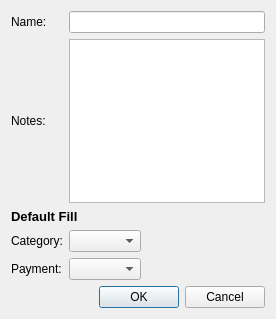
<?xml version="1.0" encoding="UTF-8"?>
<ui version="4.0">
 <class>PayeeEditDialog</class>
 <widget class="QDialog" name="PayeeEditDialog">
  <property name="geometry">
   <rect>
    <x>0</x>
    <y>0</y>
    <width>276</width>
    <height>319</height>
   </rect>
  </property>
  <property name="windowTitle">
   <string>Edit payee</string>
  </property>
  <layout class="QGridLayout" name="gridLayout_3">
   <item row="0" column="0">
    <layout class="QGridLayout" name="gridLayout">
     <item row="1" column="0">
      <widget class="QLabel" name="label_2">
       <property name="text">
        <string>Notes:</string>
       </property>
      </widget>
     </item>
     <item row="2" column="0" colspan="2">
      <widget class="QLabel" name="label_3">
       <property name="font">
        <font>
         <pointsize>10</pointsize>
         <weight>75</weight>
         <bold>true</bold>
        </font>
       </property>
       <property name="text">
        <string>Default Fill</string>
       </property>
      </widget>
     </item>
     <item row="0" column="1">
      <widget class="QLineEdit" name="nameEdit"/>
     </item>
     <item row="4" column="0">
      <widget class="QLabel" name="label_5">
       <property name="text">
        <string>Payment:</string>
       </property>
      </widget>
     </item>
     <item row="3" column="0">
      <widget class="QLabel" name="label_4">
       <property name="text">
        <string>Category:</string>
       </property>
      </widget>
     </item>
     <item row="0" column="0">
      <widget class="QLabel" name="label">
       <property name="text">
        <string>Name:</string>
       </property>
      </widget>
     </item>
     <item row="3" column="1">
      <layout class="QHBoxLayout" name="horizontalLayout_2">
       <item>
        <widget class="QComboBox" name="categoryCBox"/>
       </item>
       <item>
        <spacer name="horizontalSpacer">
         <property name="orientation">
          <enum>Qt::Horizontal</enum>
         </property>
         <property name="sizeHint" stdset="0">
          <size>
           <width>40</width>
           <height>20</height>
          </size>
         </property>
        </spacer>
       </item>
      </layout>
     </item>
     <item row="4" column="1">
      <layout class="QHBoxLayout" name="horizontalLayout_3">
       <item>
        <widget class="QComboBox" name="paymentCBox"/>
       </item>
       <item>
        <spacer name="horizontalSpacer_2">
         <property name="orientation">
          <enum>Qt::Horizontal</enum>
         </property>
         <property name="sizeHint" stdset="0">
          <size>
           <width>40</width>
           <height>20</height>
          </size>
         </property>
        </spacer>
       </item>
      </layout>
     </item>
     <item row="1" column="1">
      <widget class="QPlainTextEdit" name="notesEdit"/>
     </item>
    </layout>
   </item>
   <item row="1" column="0">
    <widget class="QDialogButtonBox" name="buttonBox">
     <property name="orientation">
      <enum>Qt::Horizontal</enum>
     </property>
     <property name="standardButtons">
      <set>QDialogButtonBox::Cancel|QDialogButtonBox::Ok</set>
     </property>
    </widget>
   </item>
  </layout>
 </widget>
 <resources/>
 <connections>
  <connection>
   <sender>PayeeEditDialog</sender>
   <signal>accepted()</signal>
   <receiver>PayeeEditDialog</receiver>
   <slot>__OnAccept()</slot>
   <hints>
    <hint type="sourcelabel">
     <x>2</x>
     <y>300</y>
    </hint>
    <hint type="destinationlabel">
     <x>9</x>
     <y>278</y>
    </hint>
   </hints>
  </connection>
  <connection>
   <sender>buttonBox</sender>
   <signal>accepted()</signal>
   <receiver>PayeeEditDialog</receiver>
   <slot>accept()</slot>
   <hints>
    <hint type="sourcelabel">
     <x>136</x>
     <y>297</y>
    </hint>
    <hint type="destinationlabel">
     <x>91</x>
     <y>314</y>
    </hint>
   </hints>
  </connection>
  <connection>
   <sender>buttonBox</sender>
   <signal>rejected()</signal>
   <receiver>PayeeEditDialog</receiver>
   <slot>reject()</slot>
   <hints>
    <hint type="sourcelabel">
     <x>224</x>
     <y>302</y>
    </hint>
    <hint type="destinationlabel">
     <x>246</x>
     <y>315</y>
    </hint>
   </hints>
  </connection>
 </connections>
 <slots>
  <slot>__OnAccept()</slot>
 </slots>
</ui>
